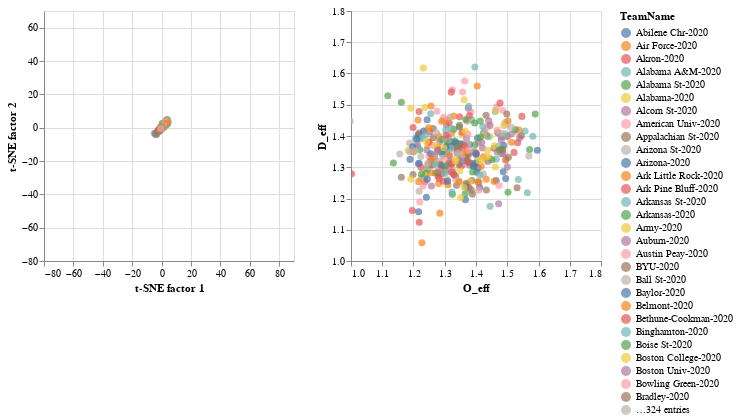

The notebook cell this image was saved under:
### Markdown cell above
### What would the 2020 tournament have looked like?
The plot below suggests that the four strongest teams from these metrics are Gonzaga, Kansas, Dayton, and Duke. However, we've already established that the embeddings alone are not enough to predict winners - we need a more detailed model to do that. Nonetheless, it is interesting to scan which teams this model has in it's top 50 or so. This year had some surprising teams and some of the names in the chart might surprise you! I will try to include the 2020 teams in future analyses since we missed out on what could have been a very exciting tournament this year.

### Code cell
#collapse_hide
colorBy = alt.Color('TeamName:N')
axis_ranges = [[-80,90],[-80,70],[1,1.8],[1,1.8]]
orderBy = alt.Order('Upset:N', sort='ascending')
base, chart1, chart2 = plot_comparison( df2020, colorBy, orderBy, axis_ranges)

base.encode(*chart1)  | base.encode(*chart2)

### Figure 1 — Vega-Lite specification as saved in the notebook (floating-point values rounded to 4 significant figures; data arrays with more than 128 entries replaced by an {"elided": "..."} marker saying what was removed)
{"config": {"view": {"continuousWidth": 400, "continuousHeight": 300}}, "hconcat": [{"mark": {"type": "point", "filled": true, "size": 50}, "encoding": {"color": {"condition": {"type": "nominal", "field": "TeamName", "selection": "selector007"}, "value": "lightgray"}, "order": {"type": "nominal", "field": "Upset", "sort": "ascending"}, "tooltip": [{"type": "nominal", "field": "TeamName"}, {"type": "quantitative", "field": "Seed"}], "x": {"type": "quantitative", "axis": {"title": "t-SNE factor 1"}, "field": "factor1", "scale": {"domain": [-80, 90]}}, "y": {"type": "quantitative", "axis": {"title": "t-SNE factor 2"}, "field": "factor2", "scale": {"domain": [-80, 70]}}}, "height": 250, "selection": {"selector007": {"type": "single", "empty": "all", "fields": ["TeamName"]}, "selector008": {"type": "interval", "bind": "scales", "encodings": ["x", "y"]}}, "width": 250}, {"mark": {"type": "point", "filled": true, "size": 50}, "encoding": {"color": {"condition": {"type": "nominal", "field": "TeamName", "selection": "selector007"}, "value": "lightgray"}, "order": {"type": "nominal", "field": "Upset", "sort": "ascending"}, "tooltip": [{"type": "nominal", "field": "TeamName"}, {"type": "quantitative", "field": "Seed"}], "x": {"type": "quantitative", "field": "O_eff", "scale": {"domain": [1, 1.8]}}, "y": {"type": "quantitative", "field": "D_eff", "scale": {"domain": [1, 1.8]}}}, "height": 250, "selection": {"selector007": {"type": "single", "empty": "all", "fields": ["TeamName"]}, "selector008": {"type": "interval", "bind": "scales", "encodings": ["x", "y"]}}, "width": 250}], "data": {"name": "data-e792cdf7f698af23147c5448118319b2"}, "$schema": "https://vega.github.io/schema/vega-lite/v4.8.1.json", "datasets": {"data-e792cdf7f698af23147c5448118319b2": {"elided": "353 records"}}}
